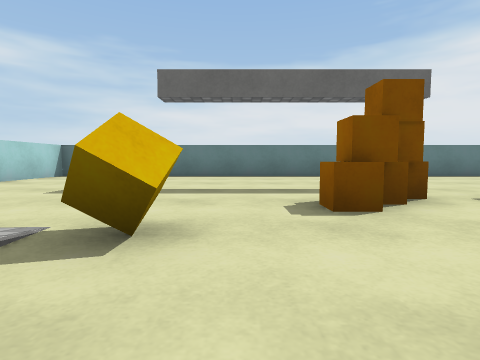
view 1 (above)

18 first-person views from a walk through a 3-D level made in the Unity game engine. The camera is 0.52 m above the floor, tilts 4° down and sees 80° across. The floor is counted in squares, 1 m on a side. Each view is taken from the middle of a square. On the plan, view 1 faces up. The plan holds only what a view shows up to about 9 squares ahead; the rest is blank. The player character is not drawn. Surface patterns are stand-ins for the level's own textures.

view 2
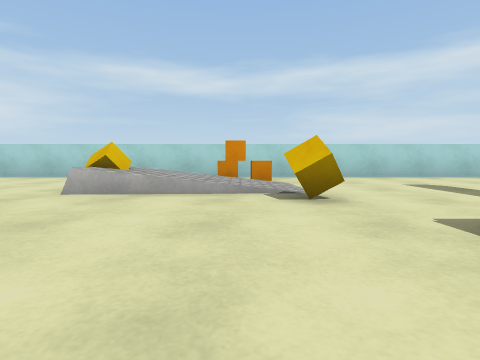

view 3
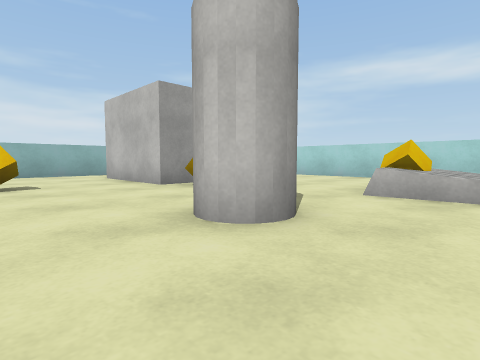

view 4
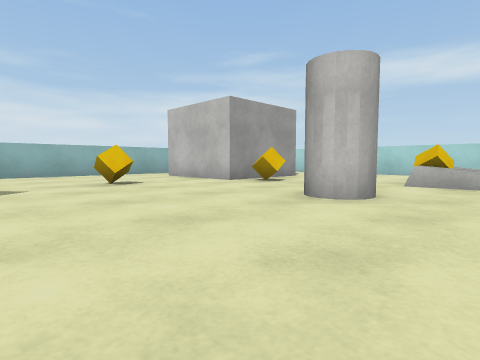

view 5
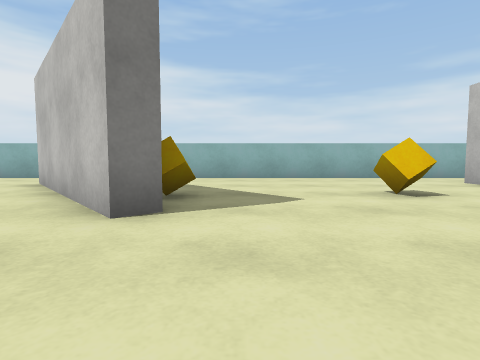

view 6
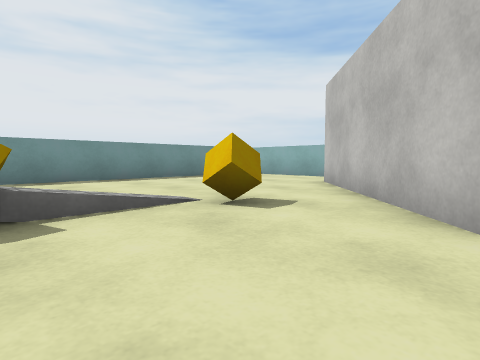

view 7
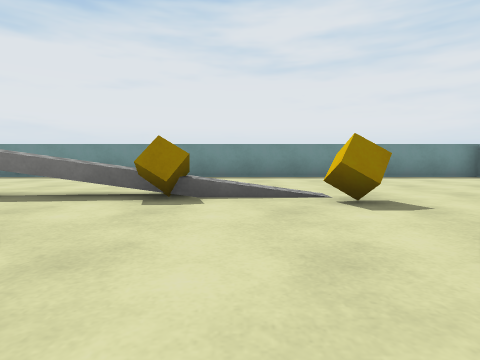

view 8
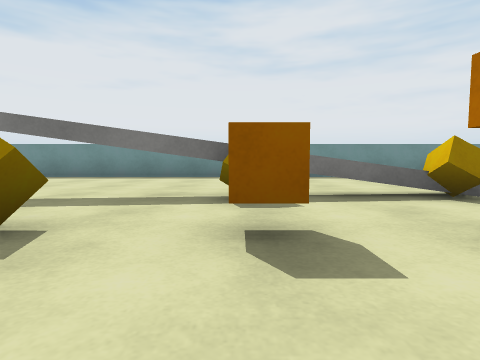

view 9
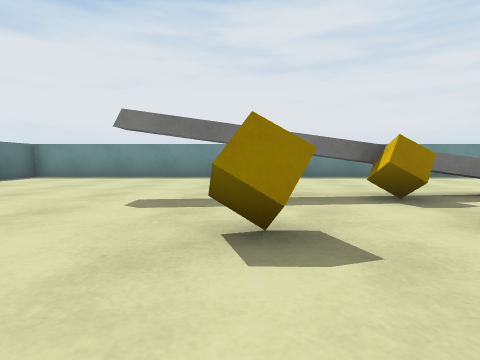

view 10
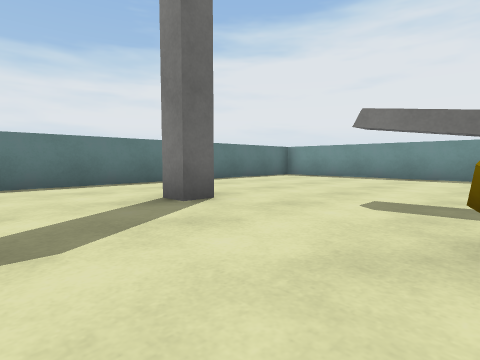

view 11
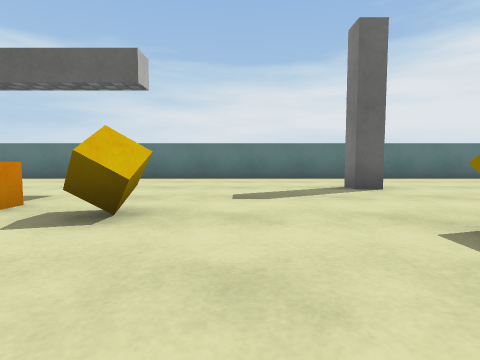

view 12
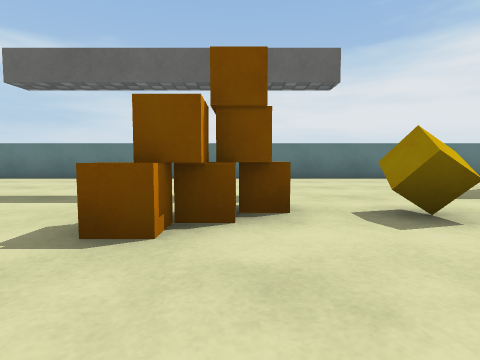

view 13
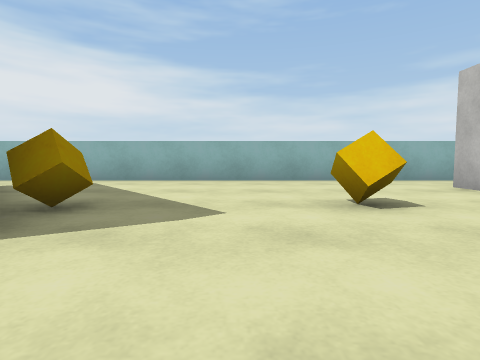

view 14
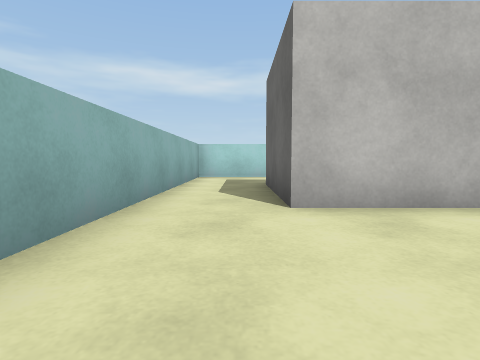

view 15
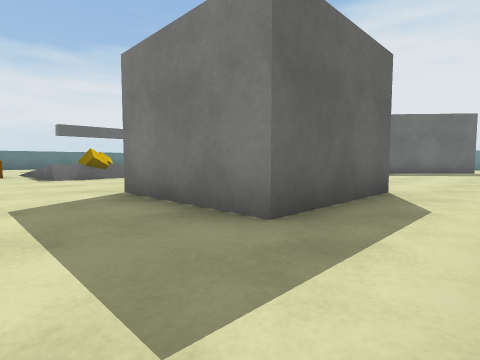

view 16
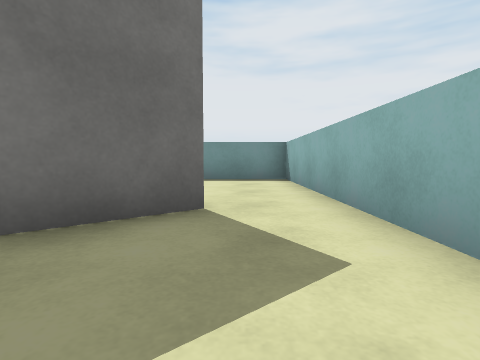

view 17
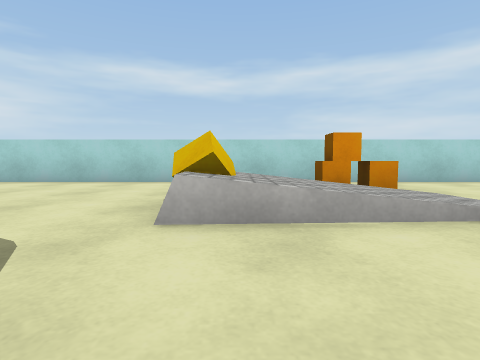

view 18
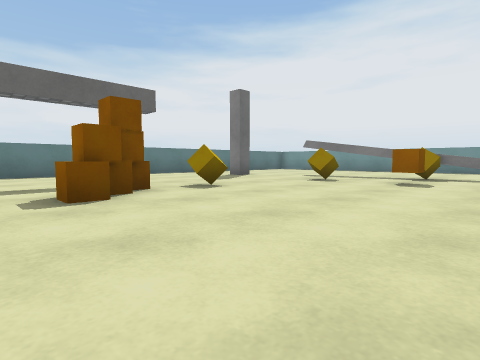

### Floor plan
Points are (right, up) in squares from view 1. A wall is a line through its corners. A room is listed if a view was taken in it or the views show most of it. See-through windows are left out.
Room 1 (views 1, 2, 3, 4, 5, 6, 7, 8, 9, 10, 11, 12, 13, 14, 15, 16, 17, 18)
walls: (5.8, -4.8) (6.1, -4.5) (9.4, -8.3); (-2.4, -5.4) (-0.1, -5.4) (-0.1, -8.5) (-3.1, -8.5) (-3.1, -5.4); (7.6, 6) (7, 6) (7, 6.6); (9.1, -8.7) (7.9, -7.3); (-5.7, 9.1) (-5.7, -10.2) (13.7, -10.2) (13.7, 9.2) (-5, 9.2)
ways out: gap at (9, -1); gap at (9, 2)
objects: other object (-4, 1); other object (-4, 2); other object (-2, -1); other object (-1, -5); other object (-1, 2); other object (1, -2); other object (1, 3); other object (1, 4); other object (2, 4); other object (3, -6); other object (4, 4); other object (7, -1); other object (7, 1); other object (7, 3); other object (9, -4); other object (9, -2); other object (9, 1)

Where each view was taken, in squares from view 1:
view 1: 0 up, 0 right, facing up
view 2: 1 up, 3 right, facing left
view 3: 0 up, 3 right, facing down-left
view 4: 0 up, 5 right, facing down-left
view 5: 2 down, 5 right, facing down
view 6: 2 down, 6 right, facing down-right
view 7: 3 down, 5 right, facing right
view 8: 1 up, 5 right, facing right
view 9: 3 up, 5 right, facing right
view 10: 3 up, 5 right, facing up-right
view 11: 1 up, 5 right, facing up
view 12: 1 up, 2 right, facing up
view 13: 3 down, 4 right, facing down
view 14: 9 down, 3 right, facing left
view 15: 10 down, 5 left, facing up-right
view 16: 9 down, 6 right, facing right
view 17: 1 down, 1 right, facing left
view 18: 1 down, 0 right, facing up-right
